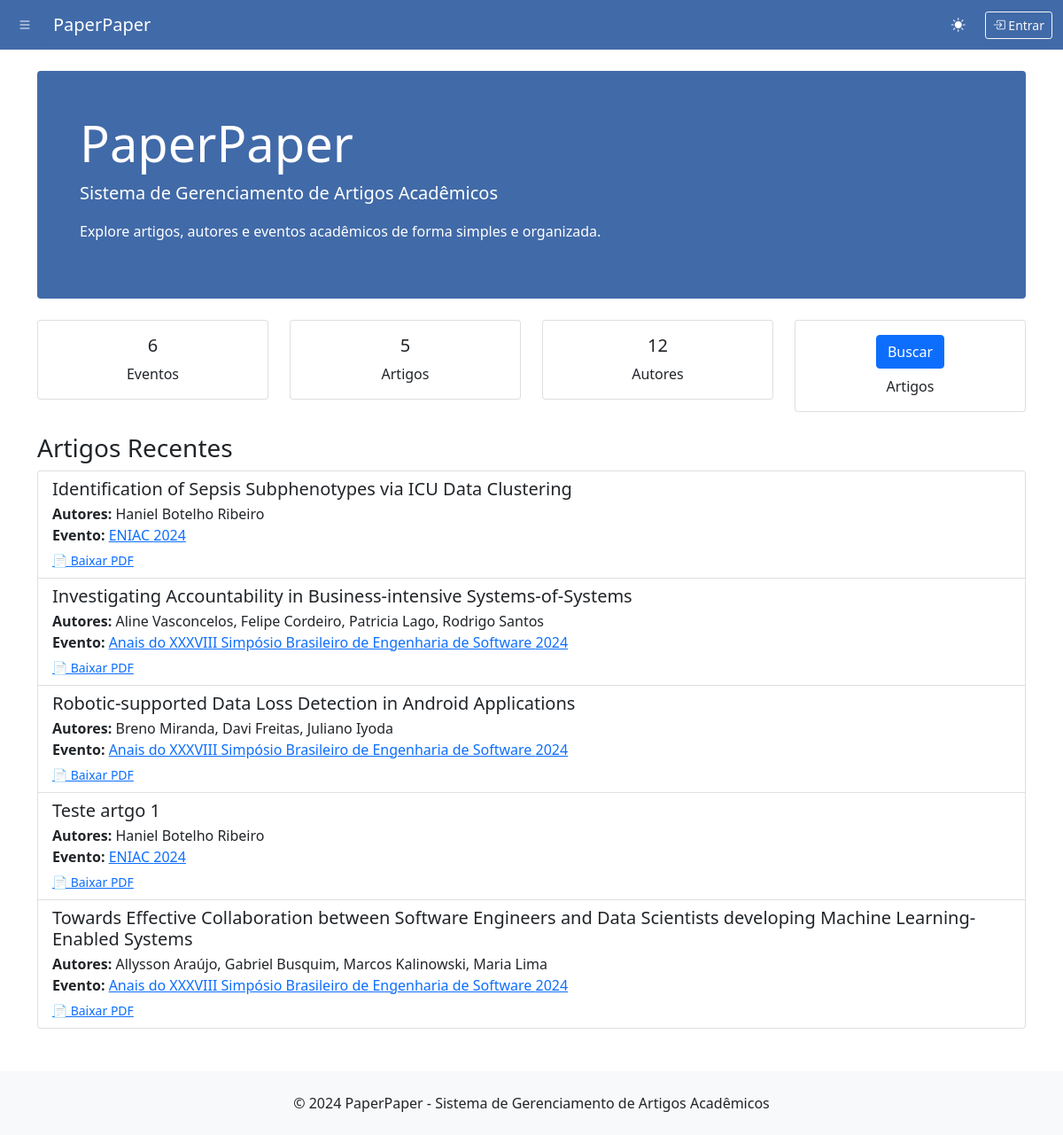
The page / on the database its author committed.
### paperpaper/models.py (models this page shows, shortened)
class Article(models.Model):
    title = models.CharField(max_length=500, verbose_name="Título")
    authors = models.ManyToManyField(Author, related_name='articles', verbose_name="Autores")
    edition = models.ForeignKey(Edition, on_delete=models.CASCADE, related_name='articles')
    start_page = models.PositiveIntegerField(verbose_name="Página Inicial", null=True, blank=True)
    end_page = models.PositiveIntegerField(verbose_name="Página Final", null=True, blank=True)
    pdf_file = models.FileField(upload_to=article_pdf_upload_path, verbose_name="Arquivo PDF", null=True, blank=True)
    bibtex_key = models.CharField(max_length=100, verbose_name="Chave BibTeX", blank=True)
    slug = models.SlugField(max_length=600, blank=True)
    created_at = models.DateTimeField(auto_now_add=True, verbose_name="Criado em")
    updated_at = models.DateTimeField(auto_now=True, verbose_name="Atualizado em")
    class Meta:
        verbose_name = "Artigo"
        verbose_name_plural = "Artigos"
        ordering = ['-edition__year', 'title']
    @property
    def authors_list(self):
        return [author.full_name for author in self.authors.all()]
    @property
    def authors_string(self):
        return ", ".join(self.authors_list)

class Author(models.Model):
    full_name = models.CharField(max_length=200, verbose_name="Nome Completo")
    slug = models.SlugField(unique=True, blank=True)
    created_at = models.DateTimeField(auto_now_add=True, verbose_name="Criado em")
    class Meta:
        verbose_name = "Autor"
        verbose_name_plural = "Autores"
        ordering = ['full_name']

class Edition(models.Model):
    event = models.ForeignKey(Event, on_delete=models.CASCADE, related_name='editions')
    year = models.PositiveIntegerField(verbose_name="Ano")
    location = models.CharField(max_length=200, verbose_name="Local")
    created_at = models.DateTimeField(auto_now_add=True, verbose_name="Criado em")
    updated_at = models.DateTimeField(auto_now=True, verbose_name="Atualizado em")
    class Meta:
        verbose_name = "Edição"
        verbose_name_plural = "Edições"
        unique_together = ['event', 'year']
        ordering = ['-year']

class Event(models.Model):
    name = models.CharField(max_length=200, verbose_name="Nome do Evento")
    acronym = models.CharField(max_length=20, unique=True, verbose_name="Sigla")
    promoting_entity = models.CharField(max_length=200, verbose_name="Entidade Promotora")
    slug = models.SlugField(unique=True, blank=True)
    created_at = models.DateTimeField(auto_now_add=True, verbose_name="Criado em")
    updated_at = models.DateTimeField(auto_now=True, verbose_name="Atualizado em")
    class Meta:
        verbose_name = "Evento"
        verbose_name_plural = "Eventos"
        ordering = ['name']

### paperpaper/views.py (the view)
# urls.py: 2. Add a URL to urlpatterns:  path('', views.home, name='home')
def home(request):
    context = {
        'events_count': Event.objects.count(),
        'articles_count': Article.objects.count(),
        'authors_count': Author.objects.count(),
        'recent_articles': Article.objects.select_related('edition__event').prefetch_related('authors')[:5]
    }
    return render(request, 'paperpaper/home.html', context)

### paperpaper/templates/paperpaper/home.html (shortened to what this page needs)
{% extends 'paperpaper/base.html' %}
{% block content %}
<div class="row">
    <div class="col-12">
        <div class="jumbotron bg-primary text-white p-5 rounded mb-4">
            <h1 class="display-4">PaperPaper</h1>
            <p class="lead">Sistema de Gerenciamento de Artigos Acadêmicos</p>
            <p>Explore artigos, autores e eventos acadêmicos de forma simples e organizada.</p>
        </div>
    </div>
</div>
<div class="row mb-4">
    <div class="col-md-3">
        <div class="card text-center">
            <div class="card-body">
                <h5 class="card-title">{{ events_count }}</h5>
                <p class="card-text">Eventos</p>
            </div>
        </div>
    </div>
    <div class="col-md-3">
        <div class="card text-center">
            <div class="card-body">
                <h5 class="card-title">{{ articles_count }}</h5>
                <p class="card-text">Artigos</p>
            </div>
        </div>
    </div>
    <div class="col-md-3">
        <div class="card text-center">
            <div class="card-body">
                <h5 class="card-title">{{ authors_count }}</h5>
                <p class="card-text">Autores</p>
            </div>
        </div>
    </div>
    <div class="col-md-3">
        <div class="card text-center">
            <div class="card-body">
                <h5 class="card-title">
                    <a href="{% url 'search_articles' %}" class="btn btn-primary">Buscar</a>
                </h5>
                <p class="card-text">Artigos</p>
            </div>
        </div>
    </div>
</div>
{% if recent_articles %}
<div class="row">
    <div class="col-12">
        <h3>Artigos Recentes</h3>
        <div class="list-group">
            {% for article in recent_articles %}
            <div class="list-group-item">
                <h5 class="mb-1">{{ article.title }}</h5>
                <p class="mb-1">
                    <strong>Autores:</strong> {{ article.authors_string }}<br>
                    <strong>Evento:</strong>
                    <a href="{% url 'edition_detail' article.edition.event.slug article.edition.year %}">
                        {{ article.edition.event.name }} {{ article.edition.year }}
                    </a>
                </p>
                {% if article.pdf_file %}
                <small><a href="{{ article.pdf_file.url }}" target="_blank">📄 Baixar PDF</a></small>
                {% endif %}
            </div>
            {% endfor %}
        </div>
    </div>
</div>
{% endif %}
{% endblock %}

### paperpaper/templates/paperpaper/base.html (style rules this page uses)
:root { --bs-primary: rgb(65, 106, 168); --bs-primary-rgb: 65, 106, 168; }

### rows shown on the page
Article: title "Identification of Sepsis Subphenotypes via ICU Data Clustering", authors_string "Haniel Botelho Ribeiro", edition.event.name "ENIAC", edition.year "2024"
Article: title "Investigating Accountability in Business-intensive Systems-of-Systems", authors_string "Aline Vasconcelos, Felipe Cordeiro, Patricia Lago, Rodrigo Santos", edition.event.name "Anais do XXXVIII Simpósio Brasileiro de Engenharia de Software", edition.year "2024"
Article: title "Robotic-supported Data Loss Detection in Android Applications", authors_string "Breno Miranda, Davi Freitas, Juliano Iyoda", edition.event.name "Anais do XXXVIII Simpósio Brasileiro de Engenharia de Software", edition.year "2024"
Article: title "Teste artgo 1", authors_string "Haniel Botelho Ribeiro", edition.event.name "ENIAC", edition.year "2024"
Article: title "Towards Effective Collaboration between Software Engineers and Data Scientists developing Machine Learning-Enabled Systems", authors_string "Allysson Araújo, Gabriel Busquim, Marcos Kalinowski, Maria Lima", edition.event.name "Anais do XXXVIII Simpósio Brasileiro de Engenharia de Software", edition.year "2024"

### other values the page prints
{{ events_count }} "6"
{{ articles_count }} "5"
{{ authors_count }} "12"
